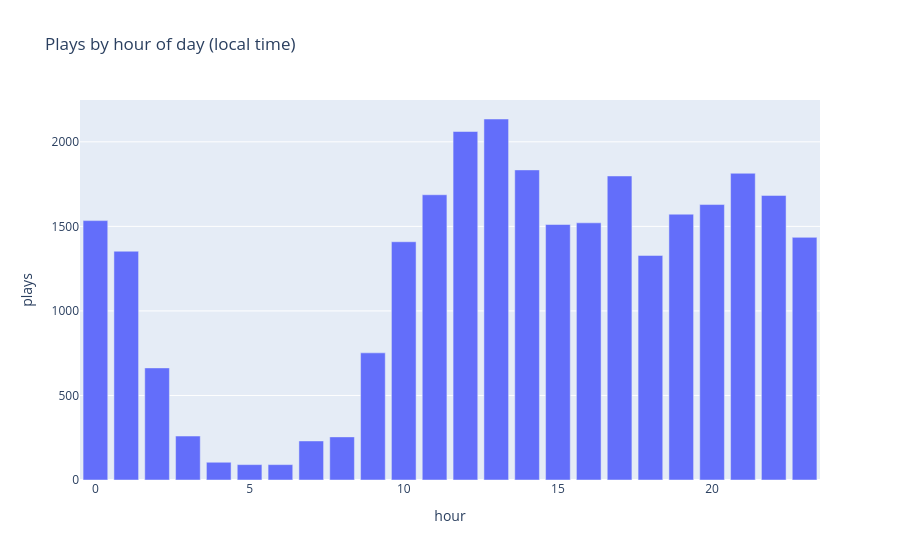

Source (notebook cell):
### Code cell
# Hour-of-day pattern — when are you listening?
plays_local = plays.copy()
plays_local['hour'] = plays_local['ts'].dt.tz_convert('America/New_York').dt.hour
hourly = plays_local.groupby('hour').size().reset_index(name='plays')
fig = px.bar(hourly, x='hour', y='plays', title='Plays by hour of day (local time)')
fig.show()

### Figure 1 — Plotly figure (JSON) as saved in the notebook; plotly's stock layout.template omitted (floating-point values rounded to 4 significant figures)
{"data": [{"hovertemplate": "hour=%{x}<br>plays=%{y}<extra></extra>", "legendgroup": "", "marker": {"color": "#636efa", "pattern": {"shape": ""}}, "name": "", "orientation": "v", "showlegend": false, "textposition": "auto", "type": "bar", "x": [0, 1, 2, 3, 4, 5, 6, 7, 8, 9, 10, 11, 12, 13, 14, 15, 16, 17, 18, 19, 20, 21, 22, 23], "xaxis": "x", "y": [1534, 1353, 663, 260, 105, 91, 91, 231, 255, 752, 1409, 1687, 2061, 2135, 1834, 1511, 1521, 1798, 1328, 1572, 1629, 1814, 1683, 1435], "yaxis": "y"}], "layout": {"barmode": "relative", "legend": {"tracegroupgap": 0}, "title": {"text": "Plays by hour of day (local time)"}, "xaxis": {"anchor": "y", "domain": [0, 1], "title": {"text": "hour"}}, "yaxis": {"anchor": "x", "domain": [0, 1], "title": {"text": "plays"}}}}
